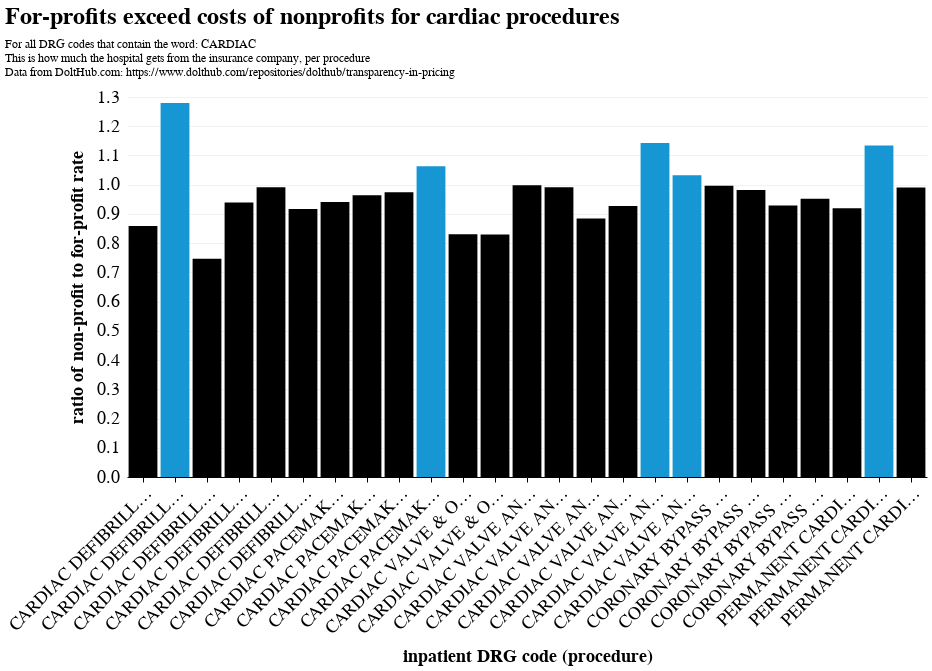

The cell this chart's notebook holds for it:
### Code cell
compare_profitnonprofit(0,25, title = 'For-profits exceed costs of nonprofits for cardiac procedures', drg_filter = 'CARDIAC')

### Figure 1 — Vega-Lite specification as saved in the notebook (floating-point values rounded to 4 significant figures)
{"width": 800, "height": 380, "config": {"title": {"anchor": "start", "fontSize": 24, "font": "Helvetica", "fontColor": "#000000", "subtitlePadding": 10, "offset": 10}, "axisX": {"domain": true, "domainColor": "#000000", "domainWidth": 1, "grid": false, "labelFontSize": 18, "labelFont": "Helvetica", "labelAngle": 0, "tickColor": "#000000", "tickSize": 5, "titleFontSize": 18, "titlePadding": 10, "titleFont": "Helvetica", "title": ""}, "axisY": {"domain": false, "grid": true, "gridColor": "#f2f2f2", "gridWidth": 1, "labelFontSize": 18, "labelFont": "Helvetica", "labelPadding": 8, "ticks": false, "titleFontSize": 18, "titlePadding": 10, "titleFont": "Helvetica"}, "background": "#FFFFFF", "legend": {"labelFontSize": 16, "labelFont": "Helvetica", "symbolSize": 100, "symbolType": "square", "titleFontSize": 16, "titlePadding": 10, "titleFont": "Helvetica", "title": "", "orient": "top-right", "offset": 0}, "view": {"stroke": "transparent"}, "range": {"category": ["#1696d2", "#000000", "#fdbf11", "#d2d2d2", "#ec008b", "#55b748", "#5c5859", "#db2b27"], "diverging": ["#cfe8f3", "#a2d4ec", "#73bfe2", "#46abdb", "#1696d2", "#12719e"]}, "area": {"fill": "#1696d2"}, "line": {"color": "#1696d2", "stroke": "#1696d2", "strokewidth": 5}, "trail": {"color": "#1696d2", "stroke": "#1696d2", "strokeWidth": 0, "size": 1}, "path": {"stroke": "#1696d2", "strokeWidth": 0.5}, "point": {"filled": true}, "text": {"font": "Helvetica", "color": "#1696d2", "fontSize": 20, "align": "right", "fontWeight": 400, "size": 11}, "bar": {"binSpacing": 1, "fill": "#1696d2", "stroke": false}}, "data": {"name": "data-ce2ee6ac797f54976defc2bb7a6f6308"}, "mark": {"type": "bar"}, "encoding": {"color": {"condition": {"test": "(datum.ratio > 1)", "value": "#1696d2"}, "value": "black"}, "x": {"axis": {"labelAngle": -45, "labelLimit": 200}, "field": "description", "sort": "ascending", "title": "inpatient DRG code (procedure)", "type": "nominal"}, "y": {"field": "ratio", "title": "ratio of non-profit to for-profit rate", "type": "quantitative"}}, "title": {"text": "For-profits exceed costs of nonprofits for cardiac procedures", "subtitle": ["For all DRG codes that contain the word: CARDIAC", "This is how much the hospital gets from the insurance company, per procedure", "Data from DoltHub.com: https://www.dolthub.com/repositories/dolthub/transparency-in-pricing"]}, "$schema": "https://vega.github.io/schema/vega-lite/v5.8.0.json", "datasets": {"data-ce2ee6ac797f54976defc2bb7a6f6308": [{"ms_drg": "104", "ratio": 0.8305, "description": "CARDIAC VALVE & OTH MAJOR CARDIOTHORACIC PROC W CARD CATH"}, {"ms_drg": "222", "ratio": 0.8583, "description": "CARDIAC DEFIBRILLATOR IMPLANT WITH CARDIAC CATHETERIZATION WITH AMI, HF OR SHOCK WITH MCC"}, {"ms_drg": "242", "ratio": 1.134, "description": "PERMANENT CARDIAC PACEMAKER IMPLANT WITH MCC"}, {"ms_drg": "236", "ratio": 0.952, "description": "CORONARY BYPASS WITHOUT CARDIAC CATHETERIZATION WITHOUT MCC"}, {"ms_drg": "261", "ratio": 0.9745, "description": "CARDIAC PACEMAKER REVISION EXCEPT DEVICE REPLACEMENT WITH CC"}, {"ms_drg": "244", "ratio": 0.9904, "description": "PERMANENT CARDIAC PACEMAKER IMPLANT WITHOUT CC/MCC"}, {"ms_drg": "235", "ratio": 0.9289, "description": "CORONARY BYPASS WITHOUT CARDIAC CATHETERIZATION WITH MCC"}, {"ms_drg": "233", "ratio": 0.9967, "description": "CORONARY BYPASS WITH CARDIAC CATHETERIZATION WITH MCC"}, {"ms_drg": "224", "ratio": 0.7468, "description": "CARDIAC DEFIBRILLATOR IMPLANT WITH CARDIAC CATHETERIZATION WITHOUT AMI, HF OR SHOCK WITH MCC"}, {"ms_drg": "227", "ratio": 0.917, "description": "CARDIAC DEFIBRILLATOR IMPLANT WITHOUT CARDIAC CATHETERIZATION WITHOUT MCC"}, {"ms_drg": "219", "ratio": 1.142, "description": "CARDIAC VALVE AND OTHER MAJOR CARDIOTHORACIC PROCEDURES WITHOUT CARDIAC CATHETERIZATION WITH MCC"}, {"ms_drg": "220", "ratio": 0.9274, "description": "CARDIAC VALVE AND OTHER MAJOR CARDIOTHORACIC PROCEDURES WITHOUT CARDIAC CATHETERIZATION WITH CC"}, {"ms_drg": "243", "ratio": 0.9197, "description": "PERMANENT CARDIAC PACEMAKER IMPLANT WITH CC"}, {"ms_drg": "223", "ratio": 1.279, "description": "CARDIAC DEFIBRILLATOR IMPLANT WITH CARDIAC CATHETERIZATION WITH AMI, HF OR SHOCK WITHOUT MCC"}, {"ms_drg": "260", "ratio": 1.063, "description": "CARDIAC PACEMAKER REVISION EXCEPT DEVICE REPLACEMENT WITH MCC"}, {"ms_drg": "226", "ratio": 0.9915, "description": "CARDIAC DEFIBRILLATOR IMPLANT WITHOUT CARDIAC CATHETERIZATION WITH MCC"}, {"ms_drg": "258", "ratio": 0.9411, "description": "CARDIAC PACEMAKER DEVICE REPLACEMENT WITH MCC"}, {"ms_drg": "217", "ratio": 0.9983, "description": "CARDIAC VALVE AND OTHER MAJOR CARDIOTHORACIC PROCEDURES WITH CARDIAC CATHETERIZATION WITH CC"}, {"ms_drg": "221", "ratio": 1.032, "description": "CARDIAC VALVE AND OTHER MAJOR CARDIOTHORACIC PROCEDURES WITHOUT CARDIAC CATHETERIZATION WITHOUT CC/MCC"}, {"ms_drg": "259", "ratio": 0.9636, "description": "CARDIAC PACEMAKER DEVICE REPLACEMENT WITHOUT MCC"}, {"ms_drg": "105", "ratio": 0.8298, "description": "CARDIAC VALVE & OTH MAJOR CARDIOTHORACIC PROC W/O CARD CATH"}, {"ms_drg": "234", "ratio": 0.982, "description": "CORONARY BYPASS WITH CARDIAC CATHETERIZATION WITHOUT MCC"}, {"ms_drg": "216", "ratio": 0.9909, "description": "CARDIAC VALVE AND OTHER MAJOR CARDIOTHORACIC PROCEDURES WITH CARDIAC CATHETERIZATION WITH MCC"}, {"ms_drg": "225", "ratio": 0.9393, "description": "CARDIAC DEFIBRILLATOR IMPLANT WITH CARDIAC CATHETERIZATION WITHOUT AMI, HF OR SHOCK WITHOUT MCC"}, {"ms_drg": "218", "ratio": 0.8843, "description": "CARDIAC VALVE AND OTHER MAJOR CARDIOTHORACIC PROCEDURES WITH CARDIAC CATHETERIZATION WITHOUT CC/MCC"}]}}
